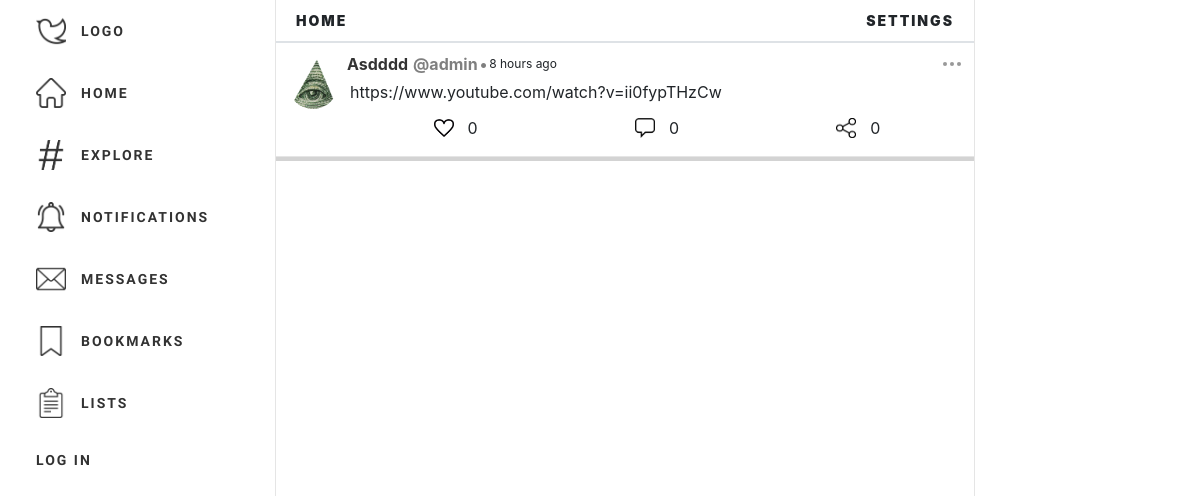
The page /post/detail/54/ on the database its author committed.
### post/models.py (models this page shows, shortened)
class Post(models.Model):
    content = models.TextField(max_length=300)
    author = models.ForeignKey(
        User, on_delete=models.CASCADE)
    timestamp = models.DateTimeField()
    parent = models.ForeignKey(
        'self', related_name='comments', on_delete=models.CASCADE, null=True, blank=True)
    likes = models.ManyToManyField(
        User, related_name='liked_posts', blank=True)
    snippet_length = 350
    def should_snippet(self):
        return len(self.content) > self.snippet_length

### users/models.py (models this page shows, shortened)
class Profile(models.Model):
    from django.core.validators import RegexValidator
    alphanumeric = RegexValidator(
        r'^[0-9a-zA-Z ]*$', 'Only alphanumeric characters are allowed.')
    letters = RegexValidator(r'^[a-zA-Z ]*$', 'Only letters are allowed.')
    user = models.OneToOneField(User, on_delete=models.CASCADE)
    join_timestamp = models.DateField()
    alias = models.CharField(max_length=50, blank=True,
                             validators=[alphanumeric])
    name = models.CharField(max_length=60, blank=True,
                            null=True, validators=[letters])
    profile_img = models.ImageField(
        default='default_profile_pic.jpg', upload_to='profile_pics')
    description = models.TextField(blank=True, max_length=300)
    following = models.ManyToManyField(
        User, related_name='followers', blank=True)

### post/views.py (the view)
# urls.py: path('detail/<int:pk>/', PostDetailView.as_view(), name='post_detail'),
class PostDetailView(DetailView):
    model = Post
    template_name = 'post/post_detail.html'
    def get_context_data(self, **kwargs):
        context = super(PostDetailView, self).get_context_data(**kwargs)
        post = self.object
        comments = Post.objects.filter(parent=kwargs.get('pk'))
        context['comments'] = comments
        return context

### post/templates/post/post_detail.html (shortened to what this page needs)
{% extends 'main/base.html' %}
{% load static %}
{% load crispy_forms_tags %}
{% load humanize %}
{% load js %}
{% block link%}
<link rel="stylesheet" href="{% static 'post/post_style.css'%}">
<link rel="stylesheet" href="{% static 'post/home_style.css'%}">
{% endblock%}
{% block content %}
<div id="posts" class="posts">
    {% include 'post/post_template.html' with post=post comments=comments user=user%}
{% endblock%}

### post/templates/post/post_template.html (shortened to what this page needs)
{% load static %}
{% load crispy_forms_tags %}
{% load humanize %}
{% load js %}
<div class="post" id="post-{{post.id}}" href="{% url 'post:post_detail' post.id %}">
    <div class="left">
        <a href="{%url 'users:profile' post.author.profile.id %}">
            <img src="{{post.author.profile.profile_img.url}}" alt="{{post.author.username}}">
        </a>
    </div>
    <div class="right">
        <nav class="nav-top">
            <div class="info">
                <a class="alias"
                    href="{%url 'users:profile' post.author.profile.id %}">{{post.author.profile.alias}}</a>
                <p class="username">@{{post.author}}</p>
                <p class="timestamp-dot">•</p>
                <p class="timestamp">{{post.timestamp|naturaltime}}</p>
            </div>
            <div class="options" id="options-{{post.id}}">
                <div class="dots">
                    <div class=" dot1"></div>
                    <div class="dot2"></div>
                    <div class="dot3"></div>
                </div>
            </div>
        </nav>
        <div class="content">
            <div class="content mx-2 py-1 " id="content-div-{{post.id}}">
                {% if post.should_snippet %}
                <p id="content1-{{post.id}}">{{post.snippet}}</p>
                <p id="show-more">show more...</p>
                {% else %}
                <p id="content2-{{post.id}}">{{post.content}}</p>
                {%endif%}
            </div>
        </div>
        <nav class="nav-bot icon-set hover-set">
            <div class="like-div">
                <div class="like hover" id='like-{{post.id}}' method="POST" action="{%url 'post:post-like' post.id %}"
                    likes-count="{{post.likes.count}}" post_id={{post.id}} liked='false'>
                    <img src=" {% static 'main/images/like.png' %}" alt="like">
                </div>
                <p>{{post.likes.count}}</p>
            </div>
            <div class="comment">
                <div class="hover" id='comment-{{post.id}}' post_id={{post.id}}>
                    <img src="{% static 'main/images/comment.png' %}" alt="comment">
                </div>
                <p>{{post.comments.all.count}}</p>
            </div>
            <div class="share">
                <div class="hover" id='share-{{post.id}}' post_id={{post.id}}>
                    <img src="{% static 'main/images/share.png' %}" alt="share">
                </div>
                <p>0</p>
            </div>
    </div>
</div>
</div>

### main/static/main/base_style.css (style rules this page uses)
*,p { margin: 0px; padding: 0px; box-sizing: border-box; }
:root { overflow-x: hidden; }
body { background-color: white; display: grid; grid-template-columns: 1fr 700px 1fr; grid-template-areas: "nav-left main nav-right" ; }
.icon-set img { padding: 5px; width: 30px; height: 30px; }
.hover-set .hover { transition: 0.2s ease-in; border-radius: 25px; padding: 5px; }

### post/static/post/post_style.css (style rules this page uses)
.posts { grid-area: posts; grid-row-start: 2; grid-column-start: 2; border-bottom: solid; border-bottom-width: 4px; border-color: rgba(111, 111, 111,0.3); }
.post { display: flex; padding:8px; border-bottom: solid; border-bottom-width: 1px; border-color: rgba(111, 111, 111,0.18); }
.post .left img { object-fit: cover; }
.post .nav-top { height: fit-content; width: 100%; font-weight: bold; display: flex; justify-content: space-between; align-items: center; }
.post .nav-top .info { display: flex; justify-content: center; align-items: center; }
.post .nav-top .alias { color: rgba(0,0, 0, .8); padding-left: 5px; padding-right: 5px; text-transform: capitalize; }
.post .nav-top .username { color: rgba(0,0, 0, .5); margin: 0; }
.timestamp { font-size: 12px; font-weight: lighter; margin: 0; vertical-align: unset; }
.timestamp-dot { margin: 0; color: rgba(0,0, 0, .5); margin-left: 2px; margin-right: 2px; }
.post .options { transition: all 0.3s ease-out; position: relative; padding: 5px; right: 0px; display: flex; }
.post .options .dots { display: flex; cursor: pointer; padding-top: 5px; padding-bottom: 5px; }
.post .options .dots div { width: 4px; height: 4px; margin: 1.5px; border-radius: 50%; background-color: rgb(153, 153, 153); }
.post .options { padding: 4px; }
.content p, .content a { word-break: break-all; margin-bottom: 0; }
.nav-bot { display: flex; justify-content: space-around; align-items: center; height: min-content; padding-left: 10px; padding-right: 10px; }
.nav-bot div { display: flex; border-radius: 25px; align-items: center; margin-right: 4px; }
.nav-bot p { margin: 0; align-items: center; }

### main/static/main/home_style.css (style rules this page uses)
.left { display: block; margin-top: 8px; margin-left: 4px; margin-right: 4px; height: auto; }
.right,.mid { width: 100%; height: min-content; display: block; }
.left img { object-fit: cover; background-color: white; border-radius: 100%; width: 50px; height: 50px; }

### rows shown on the page
Post: author.profile.profile_img (picture), author.profile.alias "Asdddd", author "admin", timestamp "8 hours ago", content "https://www.youtube.com/watch?v=ii0fypTHzCw", likes.count "0", comments.all.count "0"
